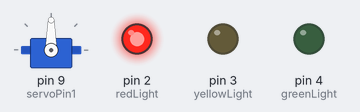
Recording of a sketch running on a simulated Arduino Uno, built with avr-gcc and run on an emulated ATmega328P. On the bench: servo, output pins drawn as LEDs (lit = HIGH).

Above: at 0.1 s.
At 10.16 s:
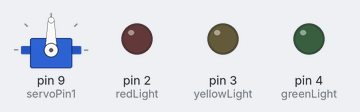
At 12.0 s:
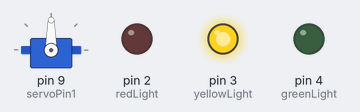
At 23.8 s:
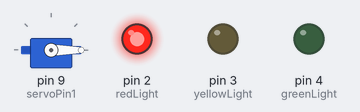
At 28.8 s:
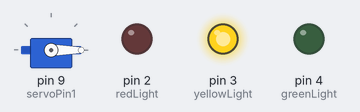
At 33.5 s:
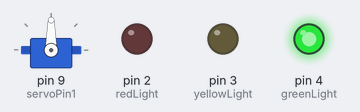
Timing chart, 0 to 40.0 s (numbered marks = the images above):
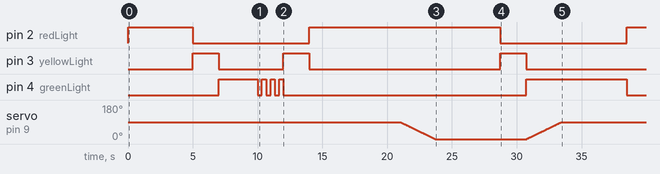

The sketch:

Traffic_light_Project.ino
```cpp
#include <Servo.h>

Servo servoMotor; // Create a servo object

int servoPin1 = 9; // Define the pin for the servo motor

int redLight = 2; // Red light pin (Stop)
int yellowLight = 3; // Yellow light pin (Caution)
int greenLight = 4; // Green light pin (Go)

void setup() {
  pinMode(redLight, OUTPUT); // Set light pins as outputs
  pinMode(yellowLight, OUTPUT);
  pinMode(greenLight, OUTPUT);
  servoMotor.attach(servoPin1); // Attach the servo to its pin
}

void loop() {
  // Red light ON (Stop) for 5 seconds
  digitalWrite(redLight, HIGH);
  digitalWrite(yellowLight, LOW);
  digitalWrite(greenLight, LOW);
  delay(5000);

  // Yellow light ON (Caution) for 2 seconds
  digitalWrite(redLight, LOW);
  digitalWrite(yellowLight, HIGH);
  digitalWrite(greenLight, LOW);
  delay(2000);

  // Green light ON (Go) for 3 seconds
  digitalWrite(redLight, LOW);
  digitalWrite(yellowLight, LOW);
  digitalWrite(greenLight, HIGH);
  delay(3000);

  // Green light blinks for the last 2 seconds
  for (int i = 0; i < 3; i++) {
    digitalWrite(greenLight, LOW);
    delay(333); // Off for 333ms
    digitalWrite(greenLight, HIGH);
    delay(333); // On for 333ms
  }

  // Yellow light ON (Caution) for 2 seconds
  digitalWrite(greenLight, LOW);
  digitalWrite(yellowLight, HIGH);
  delay(2000);

  // Red light ON (Stop) for 5 seconds
  digitalWrite(yellowLight, LOW);
  digitalWrite(redLight, HIGH);
  delay(5000);

  // Preserve existing servo motor functionality
  digitalWrite(redLight, HIGH);
  delay(2000);

  // Rotate servo from 90° to 0°
  for (int angle = 90; angle >= 0; angle -= 1) {
    servoMotor.write(angle);
    delay(30); // Adjust speed of servo rotation if needed
  }

  delay(5000);

  digitalWrite(redLight, LOW);
  digitalWrite(yellowLight, HIGH);
  delay(2000);

  digitalWrite(yellowLight, LOW);
  digitalWrite(greenLight, HIGH);

  // Rotate servo from 0° to 90°
  for (int angle = 0; angle <= 90; angle += 1) {
    servoMotor.write(angle);
    delay(30); // Adjust speed
  }

  delay(5000);
  digitalWrite(greenLight, LOW);
}
```

Measured:
- by itself, pin 2 (redLight): goes HIGH 5.0 s, LOW 9.0 s, HIGH 14.7 s, LOW 9.7 s, then HIGH
- by itself, pin 3 (yellowLight): goes HIGH 2.0 s, LOW 5.0 s, HIGH 2.0 s, LOW 14.7 s, HIGH 2.0 s, then LOW
- by itself, pin 4 (greenLight): goes HIGH 3.0 s, 3 × (LOW 0.33 s, HIGH 0.33 s), LOW 18.7 s, HIGH 7.7 s, then LOW
